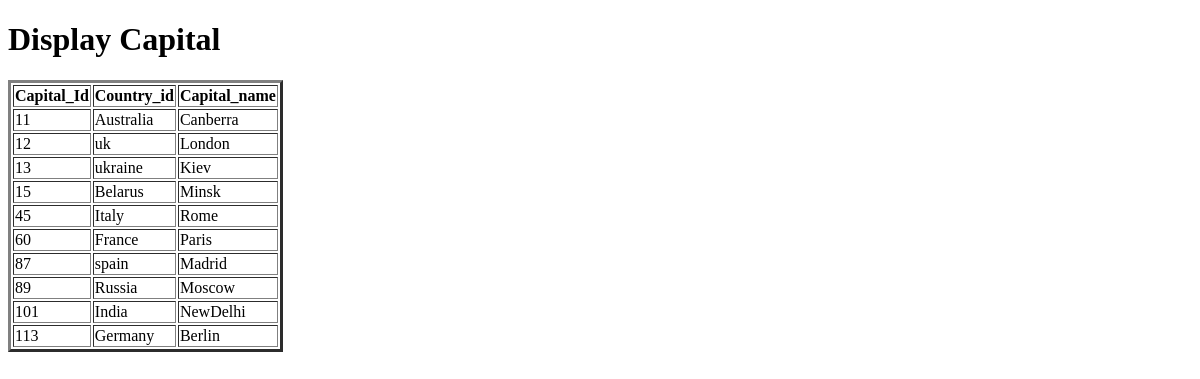
Before: /display_capital/ with the older database file.
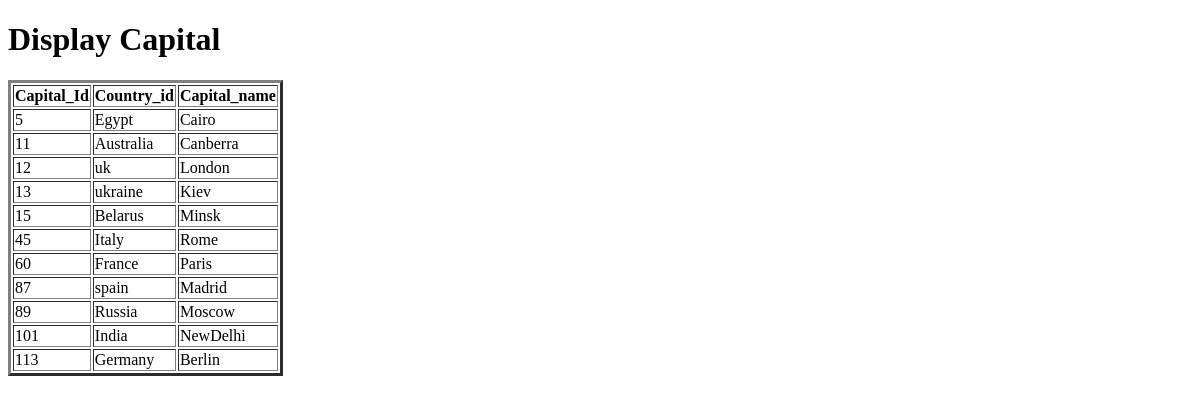
After: the same page with the newer database file.
### app/models.py (models this page shows, shortened)
class Capital(models.Model):
    Capital_Id=models.IntegerField(primary_key=True)
    Country_id=models.OneToOneField(Country,on_delete=models.CASCADE)
    capital_name=models.CharField(max_length=100)

class Country(models.Model):
    Country_id=models.IntegerField(primary_key=True)
    Country_Name=models.CharField(max_length=100)
    population=models.IntegerField()
    def __str__(self):
        return self.Country_Name

### app/views.py (the view)
# urls.py: path('display_capital/',display_capital,name='display_capital'),
def display_capital(request):
    QLcO=Capital.objects.all()
    d={'QLcO':QLcO}
    return render(request,'display_capital.html',d)

### templates/display_capital.html (shortened to what this page needs)
<!DOCTYPE html>
<html lang="en">
<head>
</head>
<body>
    <h1>Display Capital</h1>
    <table border="3px">
        <tr>
            <th>
                Capital_Id
            </th>
            <th>
                Country_id
            </th>
            <th>
                Capital_name
            </th>
        </tr>
    {% for c in QLcO %}
        <tr>
            <td>
                {{ c.Capital_Id }}
            </td>
            <td>
                {{ c.Country_id }}
            </td>
            <td>
                {{ c.capital_name }}
            </td>
        </tr>
    {% endfor %}
    </table>
</body>
</html>

Changed rows visible on the page:
added Capital: Capital_Id "5", Country_id "Egypt", capital_name "Cairo"
